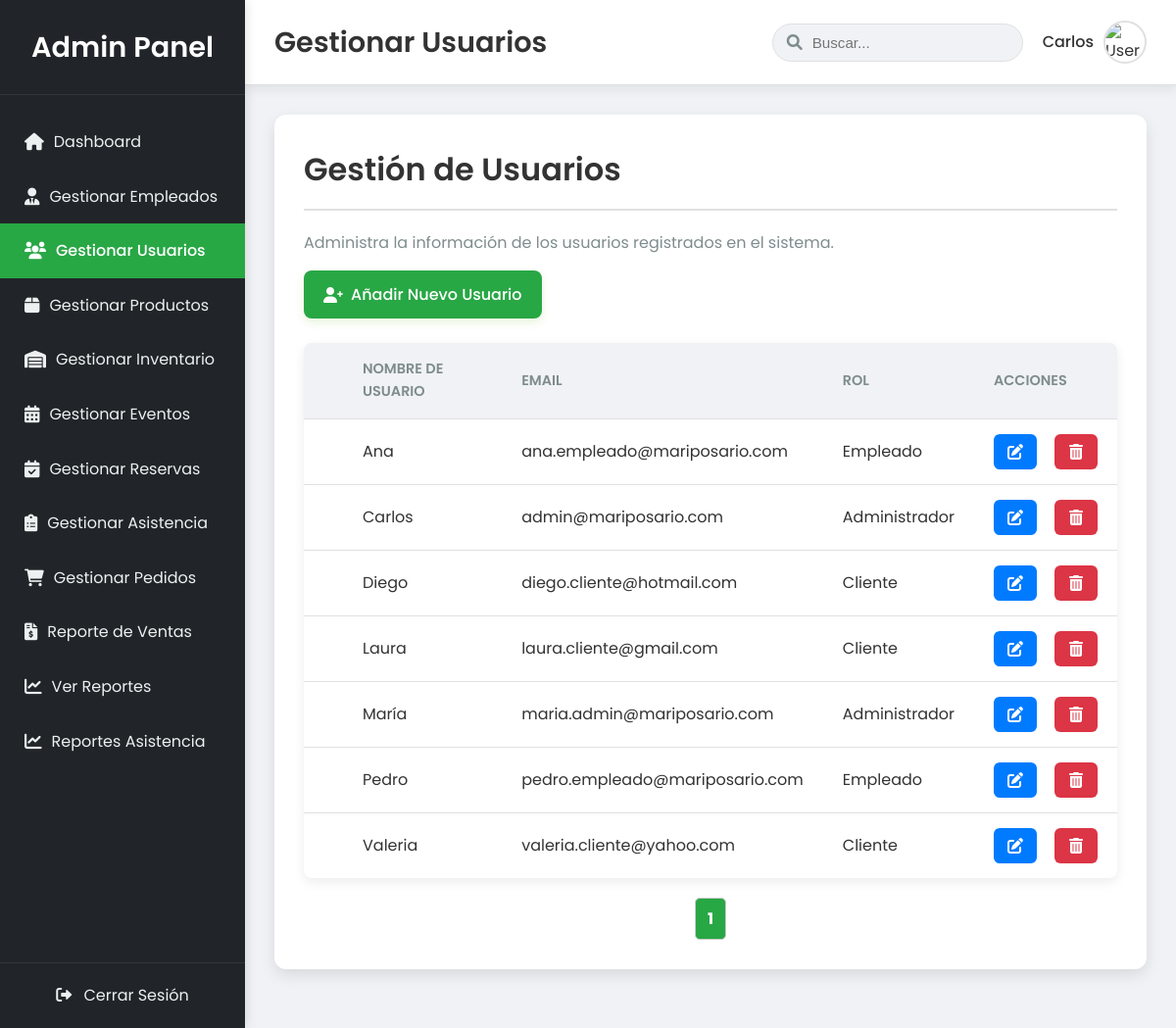
The app's page /Proyecto-Mariposario/admin/users.php (signed in), older data.
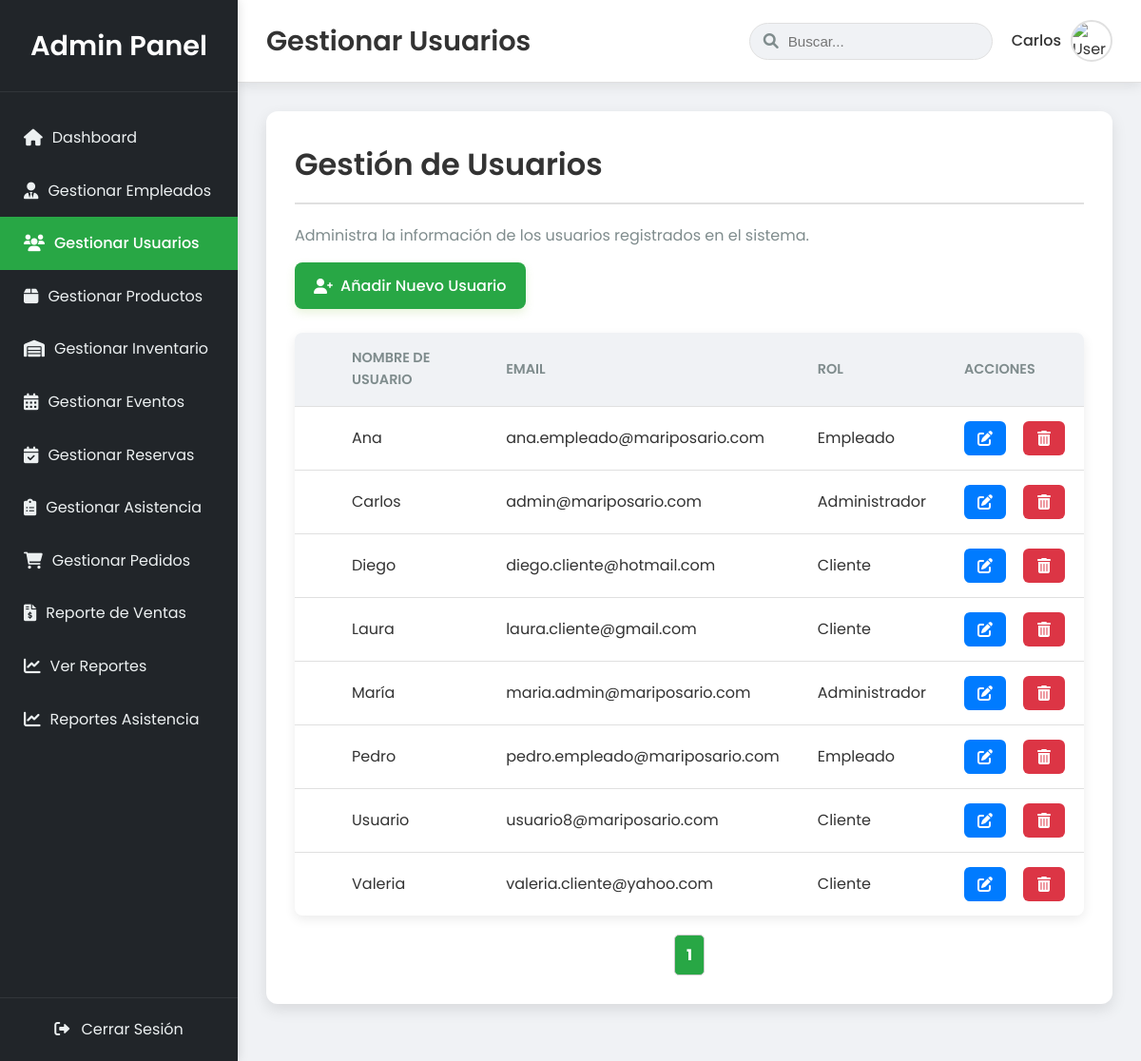
The same page, newer data.
### tables this page shows
CREATE TABLE Usuario (
    ID_Usuario INT PRIMARY KEY AUTO_INCREMENT,
    ID_Rol INT NOT NULL,
    Nombre VARCHAR(100) NOT NULL,
    Apellido VARCHAR(100),
    Correo VARCHAR(255) UNIQUE NOT NULL,
    Contrasena VARCHAR(255) NOT NULL,
    Telefono VARCHAR(20),
    Direccion TEXT,
    Foto_Perfil VARCHAR(255) DEFAULT 'img/default-user.png',
    Fecha_Registro DATETIME DEFAULT CURRENT_TIMESTAMP,
    Estado ENUM('activo','inactivo') DEFAULT 'activo',
    FOREIGN KEY (ID_Rol) REFERENCES Rol(ID_Rol)
);

CREATE TABLE Rol (
    ID_Rol INT PRIMARY KEY,
    Nombre VARCHAR(100) NOT NULL,
    Tipo_Notificacion VARCHAR(100),
    Descripcion VARCHAR(300)
);

### Proyecto-Mariposario/admin/users.php (the view, shortened to what this page needs)
<?php
include '../DB.php';
$registrosPorPagina = 10;
$paginaActual = isset($_GET['page']) ? max(1, intval($_GET['page'])) : 1;
$offset = ($paginaActual - 1) * $registrosPorPagina;
$sqlCount = "SELECT COUNT(*) AS total FROM Usuario";
$totalRegistros = $conn->query($sqlCount)->fetch_assoc()['total'];
$totalPaginas = ceil($totalRegistros / $registrosPorPagina);
$users = [];
$query = "SELECT u.ID_Usuario, u.Nombre AS Nombre_Usuario, u.Correo AS Email_Usuario, r.Nombre AS Nombre_Rol
          FROM Usuario u
          JOIN Rol r ON u.ID_Rol = r.ID_Rol
          ORDER BY u.Nombre
          LIMIT ? OFFSET ?";
try {
    if (isset($conn) && $conn instanceof mysqli) {
        $stmt = $conn->prepare($query);
        $stmt->bind_param("ii", $registrosPorPagina, $offset);
        $stmt->execute();
        $result = $stmt->get_result();
        if ($result->num_rows > 0) {
            while ($row = $result->fetch_assoc()) {
                $users[] = [
                    'ID_Usuario' => $row['ID_Usuario'],
                    'Nombre_Usuario' => $row['Nombre_Usuario'],
                    'Email' => $row['Email_Usuario'],
                    'Nombre_Rol' => $row['Nombre_Rol']
                ];
            }
        } else {
            $message = "No se encontraron usuarios.";
            $message_type = "info";
        }
    } else {
        throw new Exception("Error: La conexión a la base de datos no está disponible o no es MySQLi.");
    }
} catch (Exception $e) {
    error_log("Error al cargar usuarios: " . $e->getMessage());
    $message = "Error al cargar usuarios: " . htmlspecialchars($e->getMessage());
    $message_type = "danger";
}
$page_title = 'Gestionar Usuarios';
?>
<!DOCTYPE html>
<html lang="es">
<head>
    <link rel="stylesheet" href="https://cdnjs.cloudflare.com/ajax/libs/font-awesome/6.0.0-beta3/css/all.min.css">
    <link rel="stylesheet" href="../css/admin.css">
</head>
<body>
    <div class="admin-dashboard-layout">
        <aside class="sidebar">
            <div class="sidebar-header">
                <h3>Admin Panel</h3>
            </div>
            <nav class="sidebar-nav">
                <div class="menu-scroll">
                    <ul>
                        <li><a href="dashboard.php" class="<?php echo (basename($_SERVER['PHP_SELF']) == 'dashboard.php') ? 'active' : ''; ?>"><i class="fas fa-home"></i> Dashboard</a></li>
                        <li><a href="gestion_empleados.php" class="<?php echo (in_array(basename($_SERVER['PHP_SELF']), ['gestion_empleados.php', 'add_empleado.php', 'edit_empleado.php'])) ? 'active' : ''; ?>"><i class="fas fa-user-tie"></i> Gestionar Empleados</a></li>
                        <li><a href="users.php" class="<?php echo (basename($_SERVER['PHP_SELF']) == 'users.php') ? 'active' : ''; ?>"><i class="fas fa-users"></i> Gestionar Usuarios</a></li>
                        <li><a href="products.php" class="<?php echo (basename($_SERVER['PHP_SELF']) == 'products.php') ? 'active' : ''; ?>"><i class="fas fa-box"></i> Gestionar Productos</a></li>
                        <li><a href="inventarioAdmin.php" class="<?php echo (in_array(basename($_SERVER['PHP_SELF']), ['inventarioAdmin.php', 'add_inventario.php', 'edit_inventario.php'])) ? 'active' : ''; ?>"><i class="fas fa-warehouse"></i> Gestionar Inventario</a></li>
                        <li><a href="eventoAdmin.php" class="<?php echo (basename($_SERVER['PHP_SELF']) == 'eventoAdmin.php') ? 'active' : ''; ?>"><i class="fas fa-calendar-alt"></i> Gestionar Eventos</a></li>
                        <li><a href="ReservaAdmin.php" class="<?php echo (basename($_SERVER['PHP_SELF']) == 'ReservaAdmin.php') ? 'active' : ''; ?>"><i class="fas fa-calendar-check"></i> Gestionar Reservas</a></li>
                        <li><a href="InsEventoAdmin.php" class="<?php echo (basename($_SERVER['PHP_SELF']) == 'InsEventoAdmin.php') ? 'active' : ''; ?>"><i class="fas fa-clipboard-list"></i> Gestionar Asistencia</a></li>
                        <li><a href="pedidos.php" class="<?php echo (in_array(basename($_SERVER['PHP_SELF']), ['pedidos.php', 'edit_pedido.php'])) ? 'active' : ''; ?>"><i class="fas fa-shopping-cart"></i> Gestionar Pedidos</a></li>
                        <li><a href="reporte_ventas.php" class="<?php echo (basename($_SERVER['PHP_SELF']) == 'reporte_ventas.php') ? 'active' : ''; ?>"><i class="fas fa-file-invoice-dollar"></i> Reporte de Ventas</a></li>
                        <li><a href="reports.php" class="<?php echo (basename($_SERVER['PHP_SELF']) == 'reports.php') ? 'active' : ''; ?>"><i class="fas fa-chart-line"></i> Ver Reportes</a></li>
                        <li><a href="reportAsis.php" class="<?php echo (basename($_SERVER['PHP_SELF']) == 'reports.php') ? 'active' : ''; ?>"><i class="fas fa-chart-line"></i> Reportes Asistencia</a></li>
                    </ul>
                </div>
            </nav>
            <div class="sidebar-footer">
                <a href="../logout.php"><i class="fas fa-sign-out-alt"></i> Cerrar Sesión</a>
            </div>
        </aside>
        <div class="main-panel">
            <header class="main-panel-header">
                <div class="header-left">
                    <h2><?php echo $page_title; ?></h2>
                </div>
                <div class="header-right">
                    <div class="search-bar">
                        <input type="text" placeholder="Buscar...">
                        <i class="fas fa-search"></i>
                    </div>
                    <div class="user-profile">
                        <span><?php echo htmlspecialchars($_SESSION['user_name'] ?? 'Admin'); ?></span>
                        <img src="../images/user-avatar.png" alt="User Avatar">
                    </div>
                </div>
            </header>
            <main class="content-area">
                <div class="admin-content">
                    <h2>Gestión de Usuarios</h2>
                    <p>Administra la información de los usuarios registrados en el sistema.</p>
                    <div class="actions-bar">
                        <a href="add_user.php" class="btn btn-add-product"><i class="fas fa-user-plus"></i> Añadir Nuevo Usuario</a>
                    </div>
                    <?php if (!empty($users)): ?>
                        <div class="table-container">
                            <table class="data-table">
                                <thead>
                                    <tr>
                                        <th></th>
                                        <th>Nombre de Usuario</th>
                                        <th>Email</th>
                                        <th>Rol</th>
                                        <th>Acciones</th>
                                    </tr>
                                </thead>
                                <tbody>
                                    <?php foreach ($users as $user): ?>
                                        <tr>
                                            <td></td>
                                            <td><?php echo htmlspecialchars($user['Nombre_Usuario']); ?></td>
                                            <td><?php echo htmlspecialchars($user['Email']); ?></td>
                                            <td><?php echo htmlspecialchars($user['Nombre_Rol']); ?></td>
                                            <td class="actions">
                                                <a href="edit_user.php?id=<?php echo htmlspecialchars($user['ID_Usuario']); ?>" class="btn-action-edit" title="Editar"><i class="fas fa-edit"></i></a>
                                                <a href="delete_user.php?id=<?php echo htmlspecialchars($user['ID_Usuario']); ?>" class="btn-action-delete" title="Eliminar" onclick="return confirm('¿Estás seguro de que quieres eliminar a este usuario? Esta acción es irreversible.');"><i class="fas fa-trash-alt"></i></a>
                                            </td>
                                        </tr>
                                    <?php endforeach; ?>
                                </tbody>
                            </table>
                        </div>
                        <div class="pagination">
                            <?php for ($i = 1; $i <= $totalPaginas; $i++): ?>
                                <a href="?page=<?php echo $i; ?>" class="<?php echo ($i == $paginaActual) ? 'active' : ''; ?>"><?php echo $i; ?></a>
                            <?php endfor; ?>
                        </div>
                    <?php else: ?>
                        <p>No hay usuarios para mostrar.</p>
                    <?php endif; ?>
                </div>
            </main>
        </div>
    </div>
</body>
</html>

### Proyecto-Mariposario/admin/users.php (style rules this page uses)
.pagination { margin-top: 20px; display: flex; justify-content: center; gap: 8px; }
.pagination a { padding: 8px 12px; border: 1px solid #ccc; text-decoration: none; color: #333; border-radius: 5px; }
.pagination a.active { background-color: #28a745; color: #fff; font-weight: bold; }
.btn-action-edit { background-color: #007bff; }
.btn-action-delete { background-color: #dc3545; }
.btn-action-edit, .btn-action-delete { display: inline-flex; align-items: center; justify-content: center; width: 20px; height: 20px; border-radius: 6px; color: #fff; font-size: 1rem; transition: background 0.3s ease; text-decoration: none; }
.actions { display: flex; gap: 8px; justify-content: center; }

Row changes from the older to the newer data that the page shows:
added usuario: Nombre "Usuario", Correo "usuario8@mariposario.com", ID_Rol.Nombre "Cliente"
